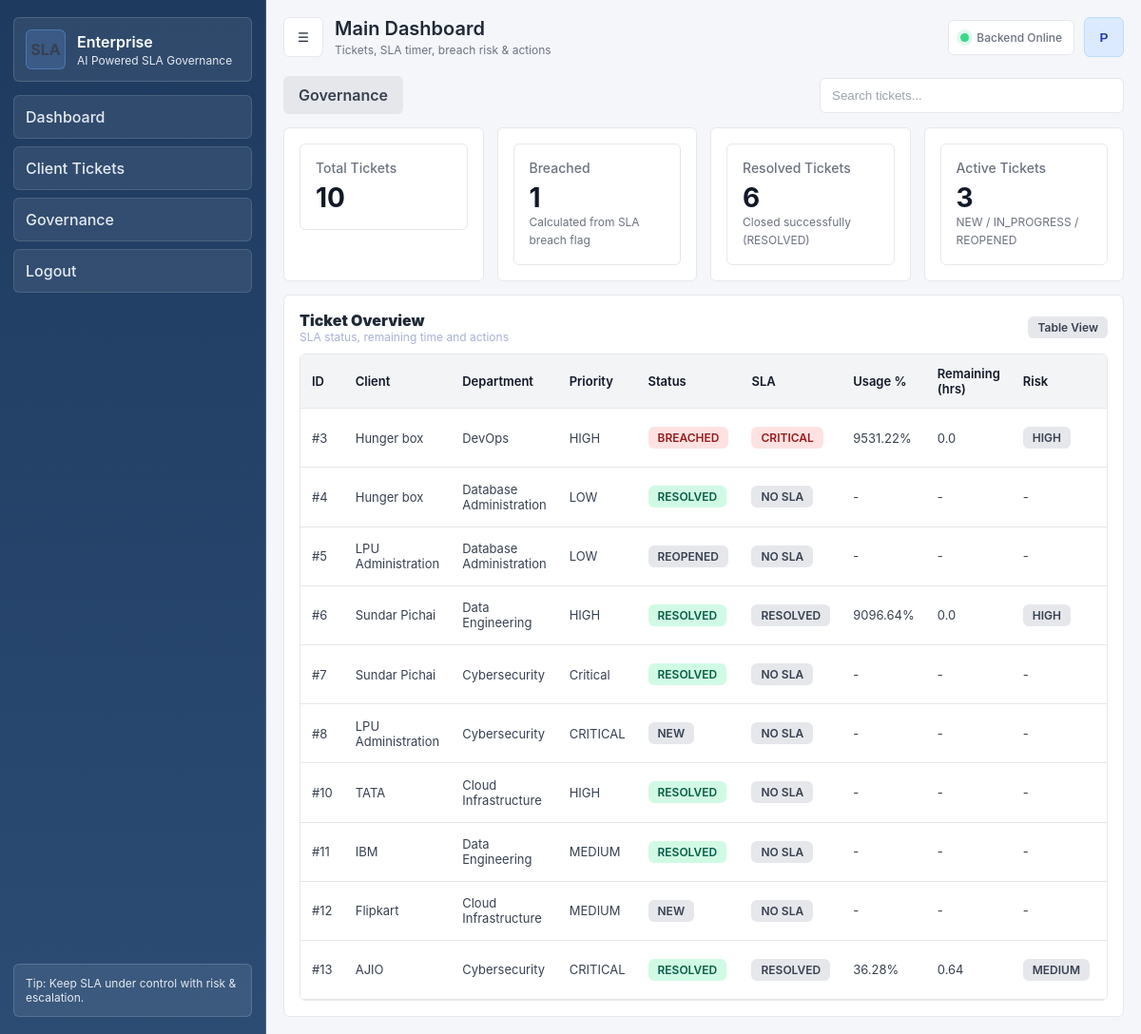
The app's page / (signed in) with its own data.
### core/models.py (models this page shows, shortened)
class Ticket(models.Model):
    STATUS_CHOICES = [
        ('NEW', 'New'),
        ('IN_PROGRESS', 'In Progress'),
        ('RESOLVED', 'Resolved'),
        ('REOPENED', 'Reopened'),
        ('BREACHED', 'Breached'),
    ]
    PRIORITY_CHOICES = [
        ('CRITICAL', 'Critical'),
        ('HIGH', 'High'),
        ('MEDIUM', 'Medium'),
        ('LOW', 'Low'),
    ]
    CATEGORY_CHOICES = [
        ('NETWORK', 'Network Operations'),
        ('CLOUD', 'Cloud Infrastructure'),
        ('SERVER', 'Server Administration'),
        ('DATABASE', 'Database Administration'),
        ('DEVOPS', 'DevOps'),
        ('CYBER', 'Cybersecurity'),
        ('RISK', 'Risk & Compliance'),
        ('APP', 'Application Support'),
        ('AI', 'AI/ML Operations'),
        ('DATA', 'Data Engineering'),
        ('SRE', 'SRE'),
        ('INCIDENT', 'Incident Response'),
    ]
    is_deleted = models.BooleanField(default=False)
    deleted_at = models.DateTimeField(null=True, blank=True)
    client = models.ForeignKey(Client, on_delete=models.CASCADE)
    assigned_to = models.ForeignKey(User, on_delete=models.SET_NULL, null=True, blank=True)
    department = models.ForeignKey(Department, null=True, blank=True, on_delete=models.SET_NULL)
    priority = models.CharField(max_length=20, choices=PRIORITY_CHOICES)
    category = models.CharField(max_length=50, choices=CATEGORY_CHOICES)
    description = models.TextField()
    status = models.CharField(max_length=20, choices=STATUS_CHOICES, default='NEW')
    created_at = models.DateTimeField(auto_now_add=True)
    resolved_at = models.DateTimeField(null=True, blank=True)
    current_escalation_level = models.IntegerField(default=0)
    escalation_count = models.IntegerField(default=0)
    breached = models.BooleanField(default=False)
    breach_time = models.DateTimeField(null=True, blank=True)
    risk_score = models.FloatField(null=True, blank=True)
    risk_level = models.CharField(max_length=20, null=True, blank=True)
    sla_deadline = models.DateTimeField(null=True, blank=True)
    sla_paused = models.BooleanField(default=False)
    pause_started_at = models.DateTimeField(null=True, blank=True)
    total_pause_duration = models.FloatField(default=0)
    objects = ActiveTicketManager()
    all_objects = models.Manager()
    def save(self, *args, **kwargs):
        if self.status == "RESOLVED" and not self.resolved_at:
            self.resolved_at = timezone.now()
        super().save(*args, **kwargs)

class Client(models.Model):
    user = models.OneToOneField(User, on_delete=models.CASCADE, null=True, blank=True)
    name = models.CharField(max_length=100)
    email = models.EmailField(unique=True)

class Department(models.Model):
    name = models.CharField(max_length=100, unique=True)

### core/views.py (the view)
# urls.py: path('', dashboard, name='dashboard'),
@login_required
def dashboard(request):
    user = request.user
    if is_engineer(user):
        base_qs = Ticket.objects.filter(assigned_to=user)
    elif is_client(user):
        base_qs = Ticket.objects.filter(client=user.client)
    else:
        base_qs = Ticket.objects.all()
    total_tickets = base_qs.count()
    breached_count = base_qs.filter(breached=True).count()
    resolved_count = base_qs.filter(status="RESOLVED").count()
    active_count = base_qs.filter(status__in=["NEW", "IN_PROGRESS", "REOPENED"]).count()
    dashboard_data = []
    for ticket in base_qs:
        metrics = calculate_time_metrics(ticket)
        sla_status = calculate_sla_status(ticket)
        dashboard_data.append({
            "ticket": ticket,
            "sla_status": sla_status,
            "remaining_hours": metrics["remaining_hours"] if metrics else None,
            "usage_percent": metrics["usage_percent"] if metrics else None,
        })
    notifications = Notification.objects.filter(
        user=user,
        is_read=False
    ).order_by("-created_at")
    return render(request, "dashboard.html", {
        "tickets": dashboard_data,
        "notifications": notifications,
        "is_engineer": is_engineer(user),
        "is_client": is_client(user),
        "total_tickets": total_tickets,
        "breached_count": breached_count,
        "resolved_count": resolved_count,
        "active_count": active_count,
    })

### core/models.py (called while the page is built)
    def get_queryset(self):
        return super().get_queryset().filter(is_deleted=False)

### core/risk_engine.py (called while the page is built)
def calculate_risk(ticket, usage_percent):
    priority_weight = PRIORITY_WEIGHTS.get(ticket.priority, 1)
    risk_score = (
        (usage_percent * 0.6)
        + (priority_weight * 10)
        + (ticket.escalation_count * 5)
    )
    risk_score = min(risk_score, 100)
    if risk_score <= 40:
        risk_level = "LOW"
    elif risk_score <= 70:
        risk_level = "MEDIUM"
    else:
        risk_level = "HIGH"
    ticket.risk_score = round(risk_score, 2)
    ticket.risk_level = risk_level
    ticket.save()
    return risk_score, risk_level

### core/views.py (called while the page is built)
def is_engineer(user):
    return user.groups.filter(name='ENGINEERS').exists()

def is_client(user):
    return hasattr(user, 'client')

### core/templates/dashboard.html (shortened to what this page needs)
{% extends "base.html" %}
{% block page_title %}Main Dashboard{% endblock %}
{% block page_subtitle %}Tickets, SLA timer, breach risk & actions{% endblock %}
{% block content %}
<div class="home-page">
<div class="flex-between">
  <div class="flex">
    <a class="btn secondary" href="{% url 'governance_dashboard' %}"> Governance</a>
  </div>
  <input class="input" style="max-width:320px;" placeholder="Search tickets..." data-table-search="#dashTable">
</div>
<div style="height:14px;"></div>
<div class="grid">
  <div class="card col-3">
    <div class="kpi">
      <div class="label">Total Tickets</div>
      <div class="value">{{ total_tickets }}</div>
    </div>
  </div>
  <div class="card col-3">
    <div class="kpi">
      <div class="label">Breached</div>
      <div class="value">{{ breached_count }}</div>
      <div class="small">Calculated from SLA breach flag</div>
    </div>
  </div>
  <div class="card col-3">
    <div class="kpi">
      <div class="label">Resolved Tickets</div>
      <div class="value">{{ resolved_count }}</div>
      <div class="small">Closed successfully (RESOLVED)</div>
    </div>
  </div>
  <div class="card col-3">
    <div class="kpi">
      <div class="label">Active Tickets</div>
      <div class="value">{{ active_count }}</div>
      <div class="small">NEW / IN_PROGRESS / REOPENED</div>
    </div>
  </div>
</div>
<div style="height:14px;"></div>
<div class="card">
  <div class="flex-between">
    <div>
      <div style="font-weight:900;"> Ticket Overview</div>
      <div style="color:var(--muted); font-size:12px;">SLA status, remaining time and actions</div>
    </div>
    <span class="badge neutral">Table View</span>
  </div>
  <div style="height:10px;"></div>
  <div class="table-wrap">
    <table class="table" id="dashTable">
      <thead>
        <tr>
          <th>ID</th>
          <th>Client</th>
          <th>Department</th>
          <th>Priority</th>
          <th>Status</th>
          <th>SLA</th>
          <th>Usage %</th>
          <th>Remaining (hrs)</th>
          <th>Risk</th>
          <th>Actions</th>
        </tr>
      </thead>
      <tbody>
        {% for row in tickets %}
        <tr>
          <td>#{{ row.ticket.id }}</td>
          <td>{{ row.ticket.client.name }}</td>
          <td>{% if row.ticket.department %}{{ row.ticket.department.name }}{% else %}-{% endif %}</td>
          <td>{{ row.ticket.priority }}</td>
          <td>
            {% if row.ticket.status == "RESOLVED" %}
              <span class="badge ok">RESOLVED</span>
            {% elif row.ticket.status == "BREACHED" %}
              <span class="badge bad">BREACHED</span>
            {% elif row.ticket.status == "IN_PROGRESS" %}
              <span class="badge warn">IN_PROGRESS</span>
            {% else %}
              <span class="badge neutral">{{ row.ticket.status }}</span>
            {% endif %}
          </td>
          <td>
            {% if row.sla_status == "ON_TRACK" %}
              <span class="badge ok">ON_TRACK</span>
            {% elif row.sla_status == "WARNING" %}
              <span class="badge warn">WARNING</span>
            {% elif row.sla_status == "CRITICAL_RISK" %}
              <span class="badge bad">CRITICAL</span>
            {% elif row.sla_status == "NO_SLA_DEFINED" %}
              <span class="badge neutral">NO SLA</span>
            {% else %}
              <span class="badge neutral">{{ row.sla_status }}</span>
            {% endif %}
          </td>
          <td>{% if row.usage_percent != None %}{{ row.usage_percent }}%{% else %}-{% endif %}</td>
          <td>{% if row.remaining_hours != None %}{{ row.remaining_hours }}{% else %}-{% endif %}</td>
          <td>{% if row.ticket.risk_level %}<span class="badge neutral">{{ row.ticket.risk_level }}</span>{% else %}-{% endif %}</td>
          <td>
          </td>
        </tr>
        {% empty %}
        <tr><td colspan="10" class="small">No tickets found.</td></tr>
        {% endfor %}
      </tbody>
    </table>
  </div>
</div>
{% endblock %}

### core/templates/base.html (shortened to what this page needs)
{% load static %}
<!DOCTYPE html>
<html lang="en">
<head>
  <link rel="stylesheet" href="{% static 'core/css/styles.css' %}">
</head>
<body class="app-theme-light">
  <div class="app">
    <aside class="sidebar" id="sidebar">
      <div class="brand">
        <div class="brand-logo">SLA</div>
        <div>
          <div class="brand-title">Enterprise</div>
          <div class="brand-sub">AI Powered SLA Governance</div>
        </div>
      </div>
      <nav class="nav">
        <a class="nav-item" href="{% url 'dashboard' %}">
           Dashboard
        </a>
        {% if is_client %}
          <a class="nav-item" href="{% url 'create_ticket' %}"> Create Ticket</a>
          <a class="nav-item" href="{% url 'client_dashboard' %}"> My Tickets</a>
        {% else %}
          <a class="nav-item" href="{% url 'client_dashboard' %}"> Client Tickets</a>
        {% endif %}
        {% if not is_client %}
          <a class="nav-item" href="{% url 'governance_dashboard' %}"> Governance</a>
        {% endif %}
        <a class="nav-item" href="{% url 'logout' %}"> Logout</a>
      </nav>
      <div class="sidebar-footer">
        <div class="hint">
          {% if is_client %}
            Tip: Create tickets with correct category for fastest resolution.
          {% elif is_engineer %}
            Tip: Update status on time to avoid SLA breach.
          {% else %}
            Tip: Keep SLA under control with risk & escalation.
          {% endif %}
        </div>
      </div>
    </aside>
    <main class="main">
      <header class="topbar">
        <div class="top-left">
          <button class="icon-btn" id="toggleSidebar" type="button" aria-label="Toggle sidebar">☰</button>
          <div class="page-title">
            {% block page_title %}Dashboard{% endblock %}
            <div class="page-subtitle">{% block page_subtitle %}Monitor tickets, SLA health, risk & breaches{% endblock %}</div>
          </div>
        </div>
        <div class="top-right">
          <div class="chip"><span class="dot"></span><span>Backend Online</span></div>
          <button class="avatar avatar-btn" id="profileBtn" type="button"
                  aria-haspopup="true" aria-expanded="false"
                  title="{{ request.user.username }}">
            {{ request.user.username|slice:":1"|upper }}
          </button>
        </div>
      </header>
      <section class="content">
        {% block content %}{% endblock %}
      </section>
    </main>
  </div>
</body>
</html>

### records on screen
Ticket: ticket.id "3", ticket.client.name "Hunger box", ticket.department.name "DevOps", ticket.priority "HIGH", status "BREACHED", shows "CRITICAL", usage_percent "9531.22", remaining_hours "0.0", ticket.risk_level "HIGH"
Ticket: ticket.id "4", ticket.client.name "Hunger box", ticket.department.name "Database Administration", ticket.priority "LOW", status "RESOLVED", shows "NO SLA"
Ticket: ticket.id "5", ticket.client.name "LPU Administration", ticket.department.name "Database Administration", ticket.priority "LOW", ticket.status "REOPENED", shows "NO SLA"
Ticket: ticket.id "6", ticket.client.name "Sundar Pichai", ticket.department.name "Data Engineering", ticket.priority "HIGH", shows "RESOLVED", sla_status "RESOLVED", usage_percent "9096.64", remaining_hours "0.0", ticket.risk_level "HIGH"
Ticket: ticket.id "7", ticket.client.name "Sundar Pichai", ticket.department.name "Cybersecurity", ticket.priority "Critical", status "RESOLVED", shows "NO SLA"
Ticket: ticket.id "8", ticket.client.name "LPU Administration", ticket.department.name "Cybersecurity", ticket.priority "CRITICAL", ticket.status "NEW", shows "NO SLA"
Ticket: ticket.id "10", ticket.client.name "TATA", ticket.department.name "Cloud Infrastructure", ticket.priority "HIGH", status "RESOLVED", shows "NO SLA"
Ticket: ticket.id "11", ticket.client.name "IBM", ticket.department.name "Data Engineering", ticket.priority "MEDIUM", status "RESOLVED", shows "NO SLA"
Ticket: ticket.id "12", ticket.client.name "Flipkart", ticket.department.name "Cloud Infrastructure", ticket.priority "MEDIUM", ticket.status "NEW", shows "NO SLA"
Ticket: ticket.id "13", ticket.client.name "AJIO", ticket.department.name "Cybersecurity", ticket.priority "CRITICAL", shows "RESOLVED", sla_status "RESOLVED", usage_percent "36.28", remaining_hours "0.64", ticket.risk_level "MEDIUM"

### other values on screen
{{ request.user.username|slice:":1"|upper }} "P"
{{ total_tickets }} "10"
{{ breached_count }} "1"
{{ resolved_count }} "6"
{{ active_count }} "3"
